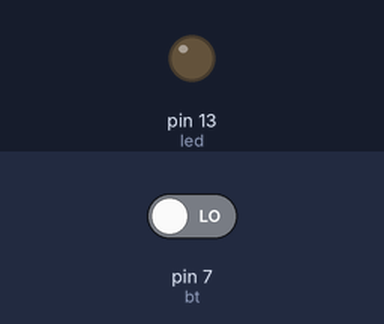
A sketch run on a simulated Arduino Uno, built with avr-gcc and run on an emulated ATmega328P. Parts: output pins drawn as LEDs (lit = HIGH). The inputs (shaded band) are chosen by the test bench; at power-on: pin 7 (bt) LOW.

Above: at 1.2 s.
1.3 s: pin 7 (bt) driven HIGH
At 1.7 s:
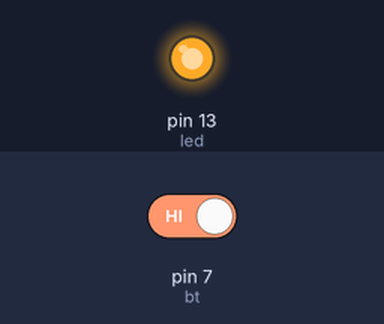
Timing chart, 0 to 4.3 s (numbered marks = the images above; inputs shaded):
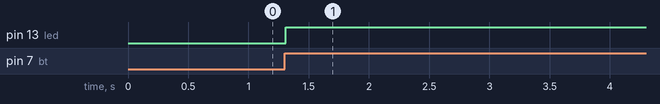

The sketch:

GP3_-_1.ino
```cpp
const int led = 13;
const int bt = 7;
int val = 0;
int st = 0;
int ol_val = 0;

void setup() {
  // put your setup code here, to run once:
  pinMode(led, OUTPUT);
  pinMode(bt, INPUT);
}

void loop() {
  // put your main code here, to run repeatedly:
  val = digitalRead(bt);

  if((val == HIGH) && (ol_val == LOW)){
    st = 1 - st;
    delay(10);
  }

  ol_val = val;
  if (st == 1){
    digitalWrite(led, HIGH);
  }

  else{
    digitalWrite(led, LOW);
  }
}
```

Measured:
- after the input at 1.3 s, pin 13 (led): LOW → HIGH at once
